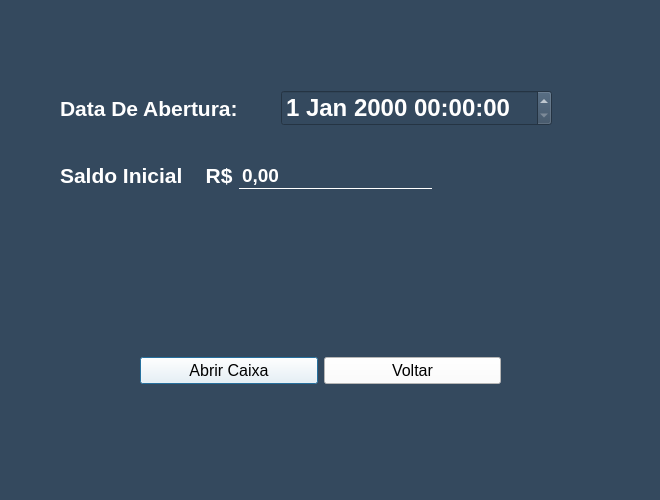
<?xml version="1.0" encoding="UTF-8"?>
<ui version="4.0">
 <class>Dialog</class>
 <widget class="QDialog" name="Dialog">
  <property name="windowModality">
   <enum>Qt::ApplicationModal</enum>
  </property>
  <property name="geometry">
   <rect>
    <x>0</x>
    <y>0</y>
    <width>660</width>
    <height>500</height>
   </rect>
  </property>
  <property name="minimumSize">
   <size>
    <width>660</width>
    <height>500</height>
   </size>
  </property>
  <property name="maximumSize">
   <size>
    <width>660</width>
    <height>500</height>
   </size>
  </property>
  <property name="windowTitle">
   <string>Abrir o Caixa</string>
  </property>
  <property name="styleSheet">
   <string notr="true">background-color:#34495e;


</string>
  </property>
  <property name="modal">
   <bool>true</bool>
  </property>
  <widget class="QWidget" name="horizontalLayoutWidget">
   <property name="geometry">
    <rect>
     <x>140</x>
     <y>300</y>
     <width>361</width>
     <height>141</height>
    </rect>
   </property>
   <layout class="QHBoxLayout" name="horizontalLayout">
    <item>
     <widget class="QPushButton" name="pushButton_abrir">
      <property name="font">
       <font>
        <pointsize>12</pointsize>
       </font>
      </property>
      <property name="cursor">
       <cursorShape>PointingHandCursor</cursorShape>
      </property>
      <property name="styleSheet">
       <string notr="true">background-color: rgb(255, 255, 255);</string>
      </property>
      <property name="text">
       <string>Abrir Caixa</string>
      </property>
     </widget>
    </item>
    <item>
     <widget class="QPushButton" name="pushButton_cancelar">
      <property name="font">
       <font>
        <pointsize>12</pointsize>
       </font>
      </property>
      <property name="cursor">
       <cursorShape>PointingHandCursor</cursorShape>
      </property>
      <property name="styleSheet">
       <string notr="true">background-color: rgb(255, 255, 255);</string>
      </property>
      <property name="text">
       <string>Voltar</string>
      </property>
     </widget>
    </item>
   </layout>
  </widget>
  <widget class="QWidget" name="verticalLayoutWidget">
   <property name="geometry">
    <rect>
     <x>60</x>
     <y>60</y>
     <width>492</width>
     <height>161</height>
    </rect>
   </property>
   <layout class="QVBoxLayout" name="verticalLayout">
    <item>
     <layout class="QHBoxLayout" name="horizontalLayout_2">
      <item>
       <widget class="QLabel" name="label_2">
        <property name="font">
         <font>
          <pointsize>16</pointsize>
          <weight>75</weight>
          <bold>true</bold>
         </font>
        </property>
        <property name="styleSheet">
         <string notr="true">color: rgb(255, 255, 255);</string>
        </property>
        <property name="text">
         <string>Data De Abertura:</string>
        </property>
       </widget>
      </item>
      <item>
       <widget class="QDateTimeEdit" name="dateTimeEdit">
        <property name="font">
         <font>
          <pointsize>18</pointsize>
          <weight>75</weight>
          <bold>true</bold>
         </font>
        </property>
        <property name="styleSheet">
         <string notr="true">color: rgb(255, 255, 255);</string>
        </property>
       </widget>
      </item>
     </layout>
    </item>
    <item>
     <layout class="QHBoxLayout" name="horizontalLayout_3">
      <item>
       <widget class="QLabel" name="label">
        <property name="font">
         <font>
          <pointsize>16</pointsize>
          <weight>75</weight>
          <bold>true</bold>
         </font>
        </property>
        <property name="styleSheet">
         <string notr="true">color: rgb(255, 255, 255);</string>
        </property>
        <property name="text">
         <string>Saldo Inicial    R$</string>
        </property>
       </widget>
      </item>
      <item>
       <widget class="QLineEdit" name="lineEdit_saldo_inicial">
        <property name="font">
         <font>
          <pointsize>14</pointsize>
          <weight>75</weight>
          <bold>true</bold>
         </font>
        </property>
        <property name="styleSheet">
         <string notr="true">background-color:rgba(0,0,0,0);
border:1px solid rgba(0,0,0,0);
color: rgb(255, 255, 255);
border-bottom-color:rgb(255, 255, 255);

</string>
        </property>
        <property name="text">
         <string>0,00</string>
        </property>
        <property name="frame">
         <bool>true</bool>
        </property>
        <property name="alignment">
         <set>Qt::AlignLeading|Qt::AlignLeft|Qt::AlignVCenter</set>
        </property>
       </widget>
      </item>
      <item>
       <spacer name="horizontalSpacer">
        <property name="orientation">
         <enum>Qt::Horizontal</enum>
        </property>
        <property name="sizeHint" stdset="0">
         <size>
          <width>40</width>
          <height>20</height>
         </size>
        </property>
       </spacer>
      </item>
     </layout>
    </item>
   </layout>
  </widget>
 </widget>
 <resources/>
 <connections/>
</ui>
